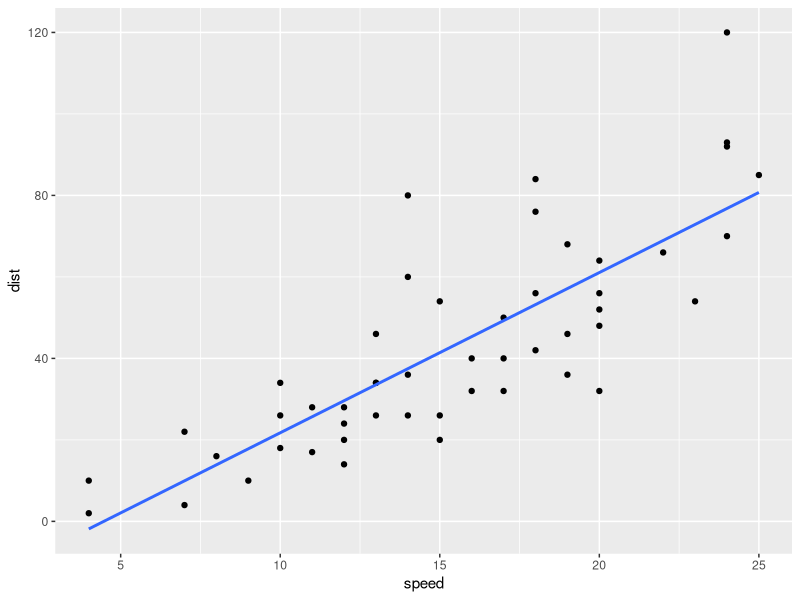
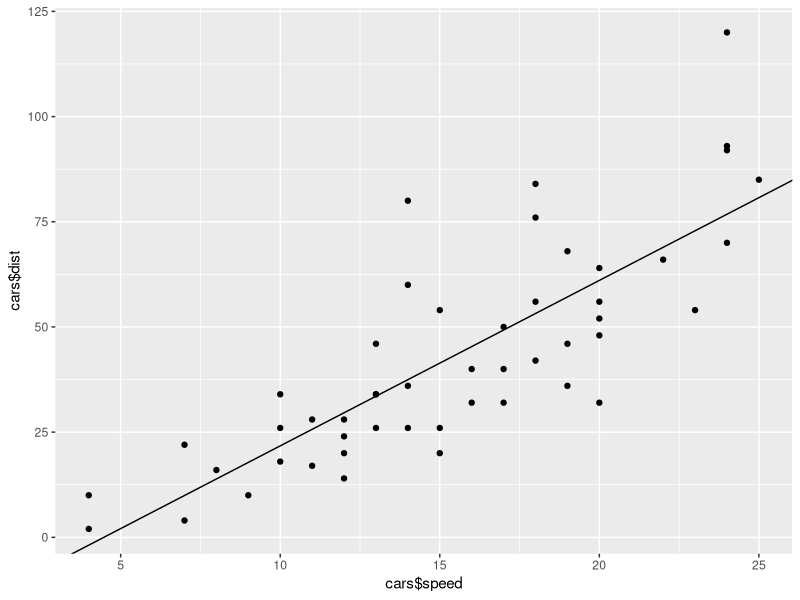
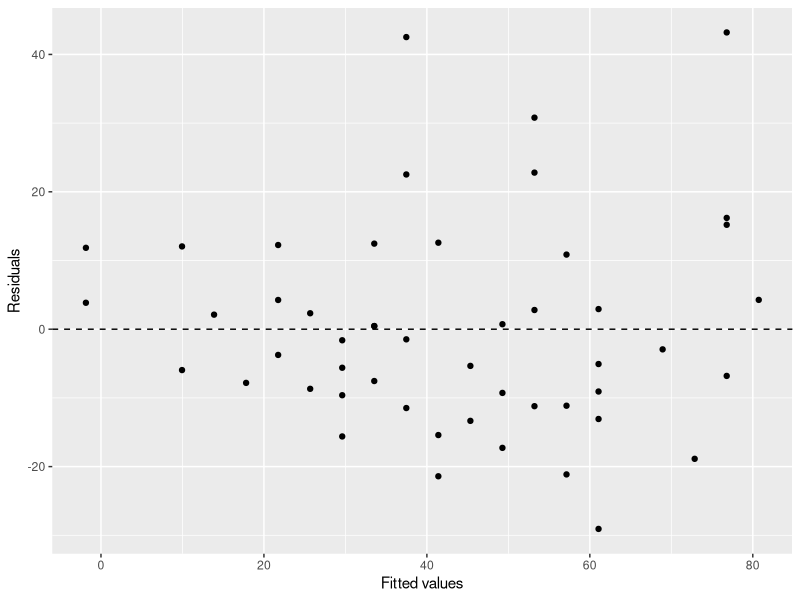
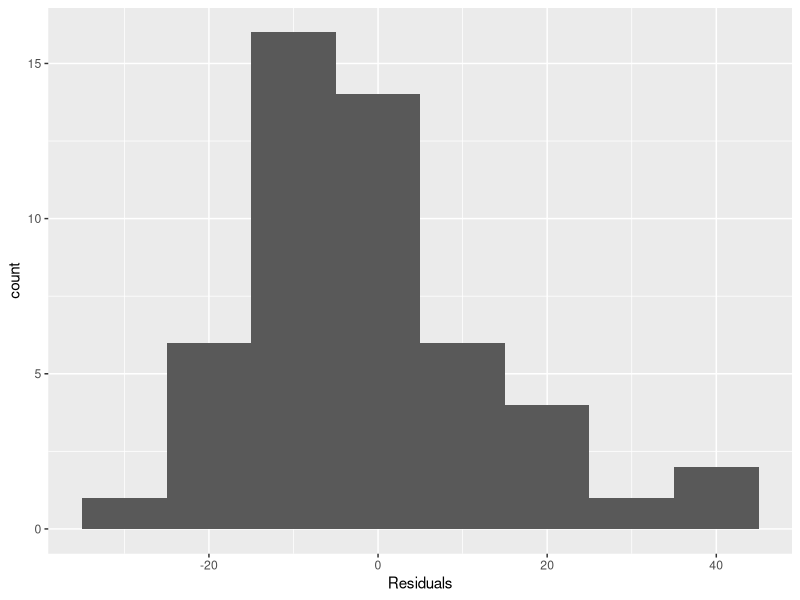
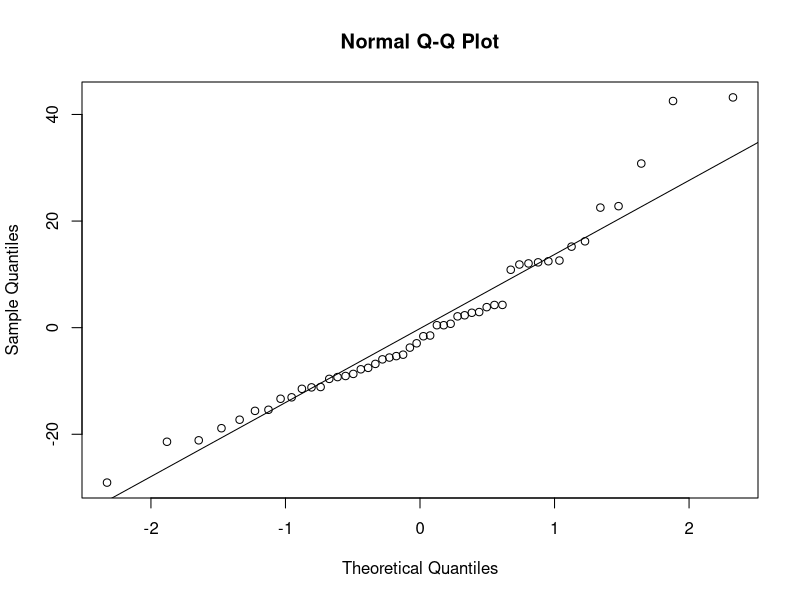

Source code (R) for these figures, in order:
## ---- chunk 1
library(tidyverse)
library(psych)
library(stats)
knitr::opts_chunk$set(echo = TRUE)
## ---- chunk 2
#Load the cars dataset into a variable as a data frame
cars <- datasets::cars


#Let's investigate the data
summary(cars)

describe(cars)


#Using the lm formula to build the linear regression model
cars.lm <- lm(dist ~ speed, data=cars)

#The summary will give us coefficients as well the slope and intercept that can be used to build the linear regression model evaluating the relationship between distance and speed.
summary(cars.lm)
## ---- chunk 3
#ggplot without getting the slope and intercept manually
ggplot(data = cars, aes(x = speed, y = dist)) +
  geom_point() +
  stat_smooth(method = "lm", se = FALSE)

#ggplot with slope and intercept gotten from cars.lm

mx <- coef(cars.lm)[1]
slope <- coef(cars.lm)[2]

ggplot(cars.lm, aes(cars$speed, cars$dist)) +
  geom_point() +
  geom_abline(slope = slope, intercept = mx, show.legend = TRUE)
## ---- chunk 4
ggplot(data = cars.lm, aes(x = .fitted, y = .resid)) +
  geom_point() +
  geom_hline(yintercept = 0, linetype = "dashed") +
  xlab("Fitted values") +
  ylab("Residuals")

## ---- chunk 5
ggplot(data = cars.lm, aes(x = .resid)) +
  geom_histogram(binwidth = 10) +
  xlab("Residuals")

qqnorm(resid(cars.lm))
qqline(resid(cars.lm))
